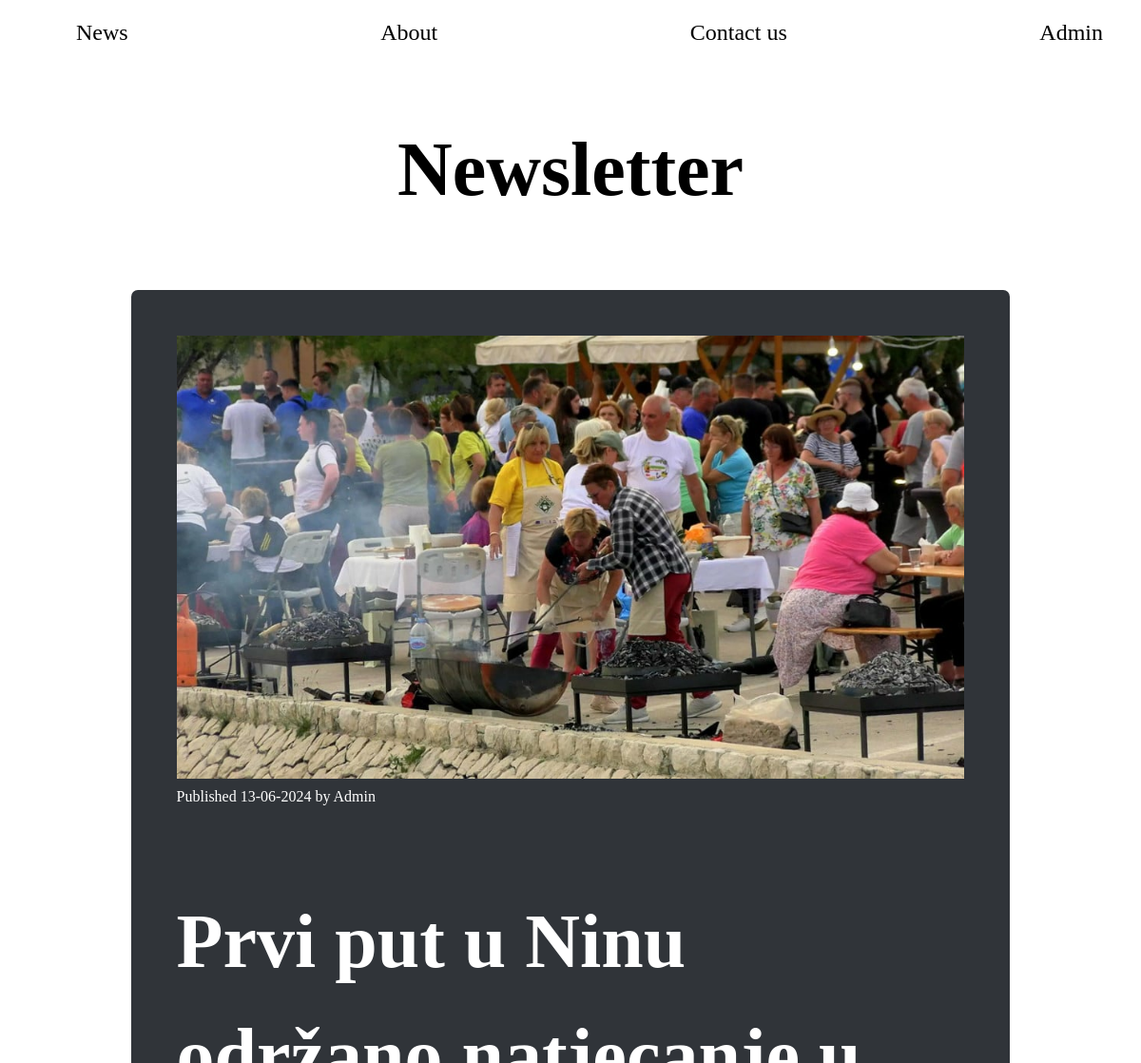
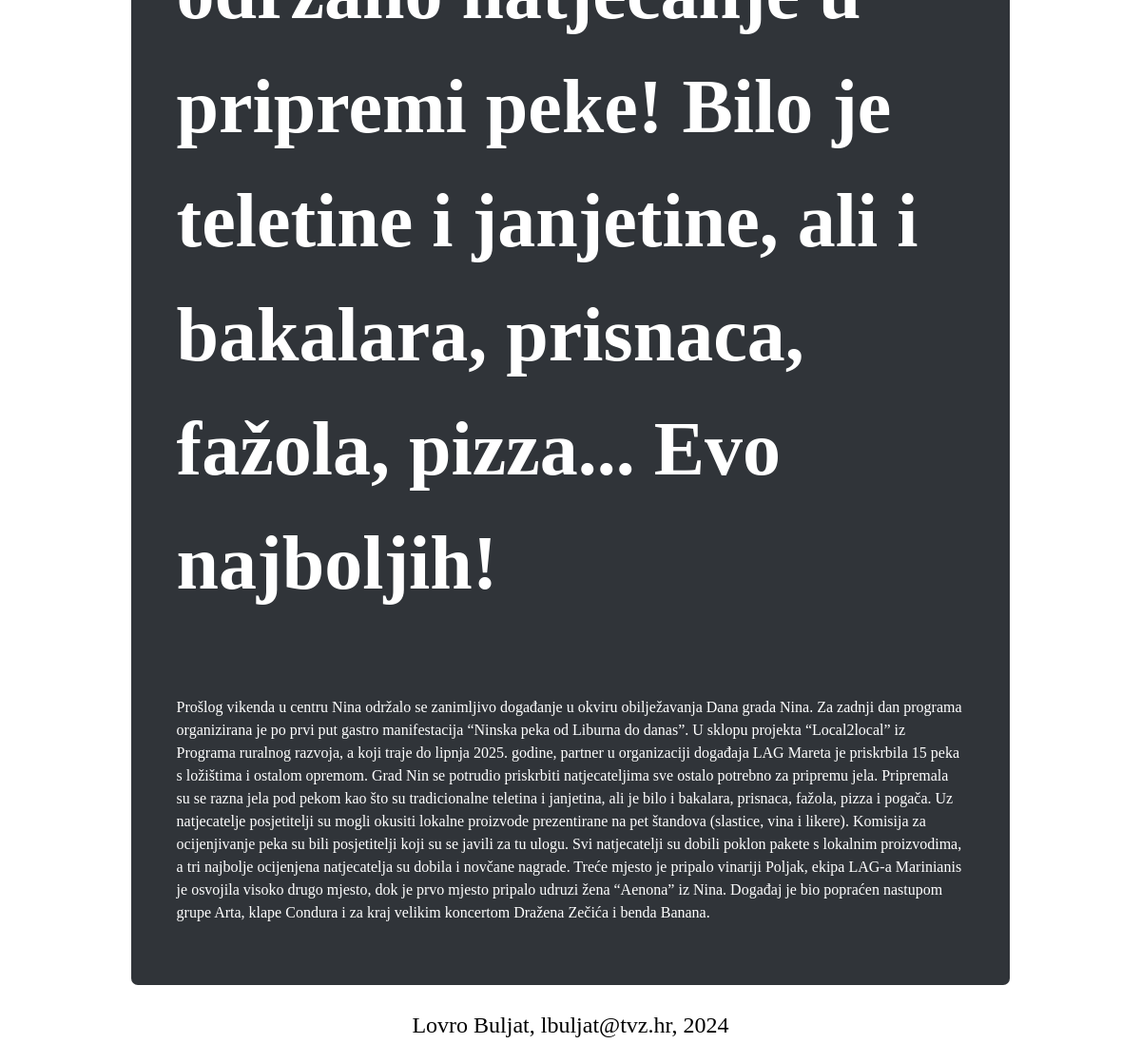
The app's page /single.php?id=6 with its own data (2 pictures, top to bottom).
### tables this page shows
CREATE TABLE `articles` (
  `id` bigint(20) NOT NULL,
  `title` varchar(225) NOT NULL,
  `excerpt` tinytext NOT NULL,
  `content` text NOT NULL,
  `author` varchar(120) NOT NULL,
  `publish_date` date NOT NULL DEFAULT current_timestamp(),
  `pictures` varchar(225) NOT NULL
);

### single.php (the view, shortened to what this page needs)
<?php
    $article_id = (int)$_GET['id'];
    require_once "../Newsletter/include/database.php";
    if(!is_null($db_conn)){
        $statement = $db_conn->prepare("SELECT * FROM articles
                                        WHERE id = ?");
        $statement->execute([$article_id]);
        $the_article = $statement->fetch(PDO::FETCH_OBJ);
    }
?>
<!DOCTYPE html>
<html lang="en">
<head>
    <link href="style.css" rel="stylesheet">
</head>
<body>
   <?php include("include/header.php"); ?>
    <main class="container">
        <section>
        <article>
                <img src= "images/<?= $the_article->pictures ?>"><br>
                <time>Published <?= date("d-m-Y", strtotime($the_article->publish_date)) ?> by <?= $the_article->author ?></time>
                <div class="single_display">
                    <h1><?= $the_article->title ?></h1>
                    <p><?= $the_article-> content?></p>
                </div>
            </article>
        </section>
    </main>
    <?php include("include/footer.php");?>
</body>
</html>

### style.css (style rules this page uses)
body { background-color: #fff; color: #fff; line-height: 1.5; }
main { background-color: #303439; padding: 3rem; }
img { max-width:100% ; max-height: 100%; }

### records on screen
articles: pictures (picture), publish_date "13-06-2024", author "Admin", title "Prvi put u Ninu održano natjecanje u pripremi peke! Bilo je teletine i janjetine, ali i bakalara, prisnaca, fažola, pizza... Evo najboljih!", content "Prošlog vikenda u centru Nina održalo se zanimljivo događanje u okviru obilježavanja Dana grada Nina. Za zadnji dan programa organizirana je po prvi put gastro manifestacija “Ninska peka od Liburna do danas”. U sklopu projekta “Local2local” iz Programa ruralnog razvoja, a koji traje do lipnja 2025. godine, partner u organizaciji događaja LAG Mareta je priskrbila 15 peka s ložištima i ostalom opremom. Grad Nin se potrudio priskrbiti natjecateljima sve ostalo potrebno za pripremu jela. Pripremala su se razna jela pod pekom kao što su tradicionalne teletina i janjetina, ali je bilo i bakalara, prisnaca, fažola, pizza i pogača. Uz natjecatelje posjetitelji su mogli okusiti lokalne proizvode…"
